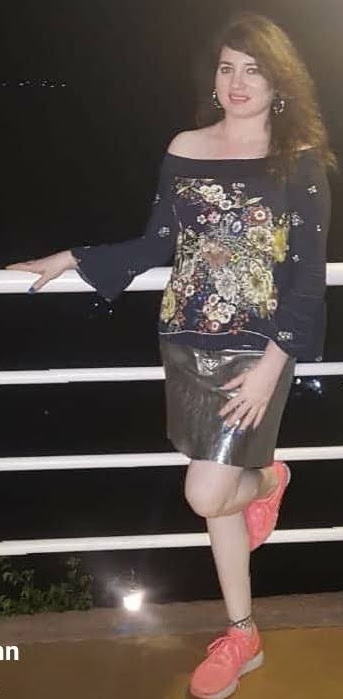
#> input picture mamma.jpg, 343 x 699 px
$ python sketch_assignment.py
#> lines starting #> are read from the running program, lines starting #| are printed output that depends on the picture
import cv2
from matplotlib import pyplot as plt

image = cv2.imread('mamma.jpg')
#> image is the input picture: shape (699, 343, 3); mean B, G, R 68.9, 74.9, 85.9

"""
cv2.imshow('Mamma', image)
cv2.waitKey(0)
"""

grey_image = cv2.cvtColor(image, cv2.COLOR_BGR2GRAY)
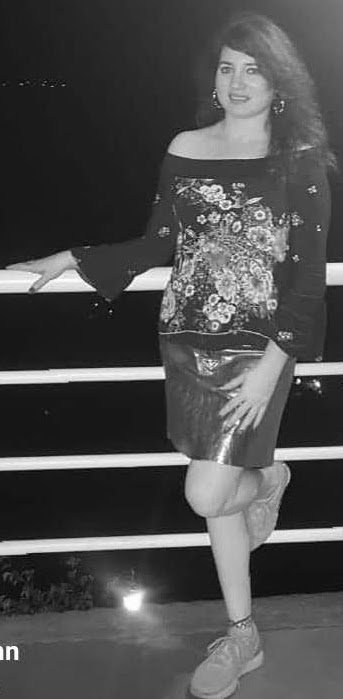
#> grey_image: shape (699, 343); min 0, max 255, mean 77.6

"""
cv2.imshow('Mamma', grey_image)
cv2.waitKey(0)
"""

inverted_image = 255 - grey_image
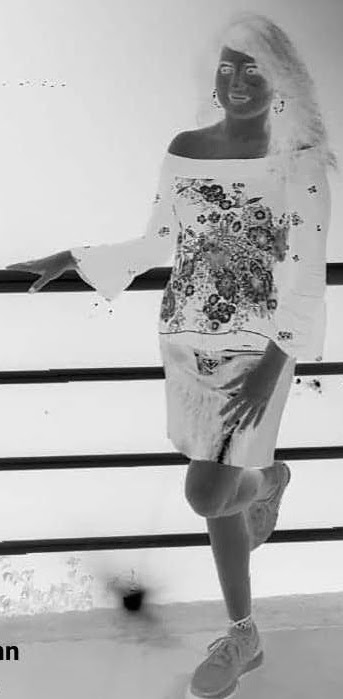
#> inverted_image: shape (699, 343); min 0, max 255, mean 177.4

"""
cv2.imshow('Mamma', inverted_image)
cv2.waitKey(0)
"""

blurred_image = cv2.GaussianBlur(inverted_image, (21, 21), 0)
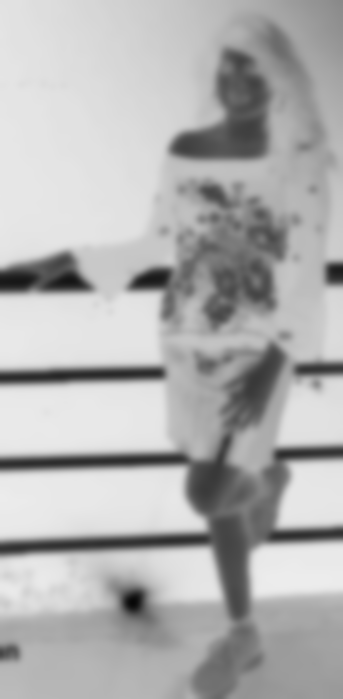
#> blurred_image: shape (699, 343); min 7, max 236, mean 177.5

"""
cv2.imshow('Mamma', blurred_image)
cv2.waitKey(0)
"""

inverted_blurred_image = 255 - blurred_image
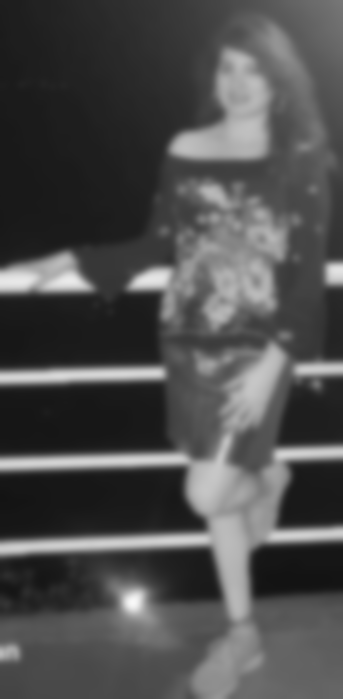
#> inverted_blurred_image: shape (699, 343); min 19, max 248, mean 77.5

"""
cv2.imshow('Mamma', inverted_blurred_image)
cv2.waitKey(0)
"""

pencil_sketch = cv2.divide(grey_image, inverted_blurred_image, scale=256.0)
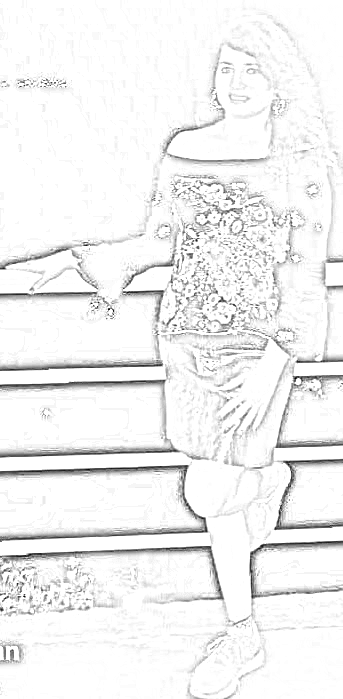
#> pencil_sketch: shape (699, 343); min 0, max 255, mean 241.5

cv2.imshow('Mamma', pencil_sketch)
cv2.waitKey(0)
